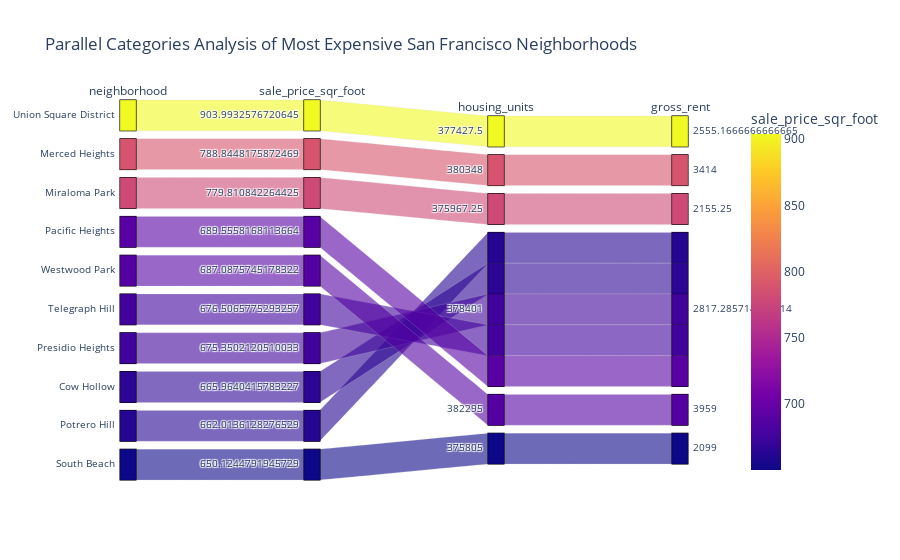

Write notebook code for a chart like this one.
### Markdown cell above
Create a parallel coordinates plot and parallel categories plot of most expensive neighborhoods in San Francisco per year

### Code cell
# Parallel Categories Plot
px.parallel_categories(
    sfo_most_expensive,
    dimensions = ["neighborhood", "sale_price_sqr_foot", "housing_units", "gross_rent"],
    color = "sale_price_sqr_foot",
    title = "Parallel Categories Analysis of Most Expensive San Francisco Neighborhoods"
)

### Figure 1 — Plotly figure (JSON) as saved in the notebook; plotly's stock layout.template omitted (floating-point values rounded to 4 significant figures)
{"data": [{"dimensions": [{"label": "neighborhood", "values": ["Union Square District", "Merced Heights", "Miraloma Park", "Pacific Heights", "Westwood Park", "Telegraph Hill", "Presidio Heights", "Cow Hollow", "Potrero Hill", "South Beach"]}, {"label": "sale_price_sqr_foot", "values": [904.0, 788.8, 779.8, 689.6, 687.1, 676.5, 675.4, 666.0, 662.0, 650.1]}, {"label": "housing_units", "values": [377400.0, 380348, 376000.0, 378401, 382295, 378401, 378401, 378401, 378401, 375805]}, {"label": "gross_rent", "values": [2555.0, 3414, 2155.0, 2817.0, 3959, 2817.0, 2817.0, 2817.0, 2817.0, 2099]}], "domain": {"x": [0, 1], "y": [0, 1]}, "line": {"color": [904.0, 788.8, 779.8, 689.6, 687.1, 676.5, 675.4, 666.0, 662.0, 650.1], "coloraxis": "coloraxis"}, "name": "", "type": "parcats"}], "layout": {"coloraxis": {"colorbar": {"title": {"text": "sale_price_sqr_foot"}}, "colorscale": [[0, "#0d0887"], [0.1111, "#46039f"], [0.2222, "#7201a8"], [0.3333, "#9c179e"], [0.4444, "#bd3786"], [0.5556, "#d8576b"], [0.6667, "#ed7953"], [0.7778, "#fb9f3a"], [0.8889, "#fdca26"], [1, "#f0f921"]]}, "legend": {"tracegroupgap": 0}, "title": {"text": "Parallel Categories Analysis of Most Expensive San Francisco Neighborhoods"}}}
